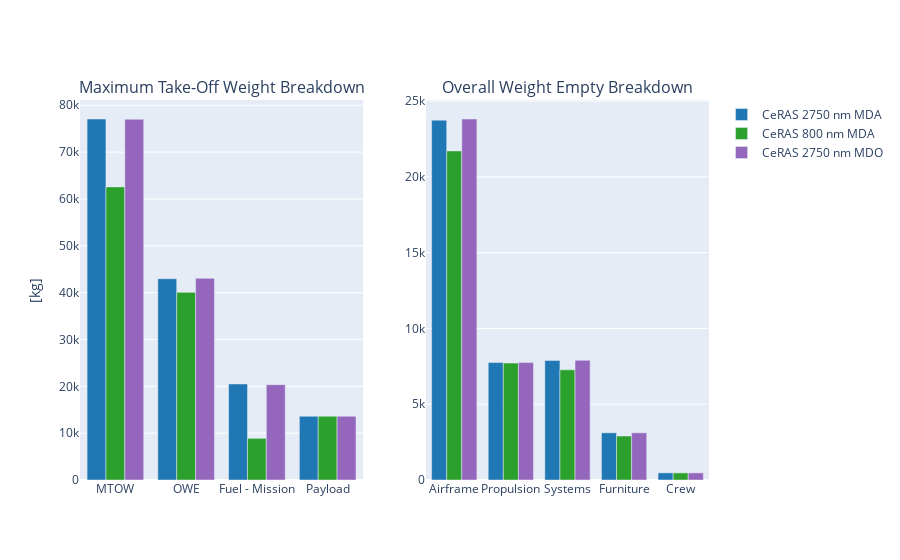

The code cell stored with this chart in its notebook:
### Markdown cell above
This second mass breakdown plot provides less detail but enables to compare designs.

### Code cell
fig = mass_breakdown_bar_plot(CeRAS_2750nm_MDA_OUTPUT_FILE, name='CeRAS 2750 nm MDA')
fig = mass_breakdown_bar_plot(CeRAS_800nm_MDA_OUTPUT_FILE, name='CeRAS 800 nm MDA', fig=fig)
fig = mass_breakdown_bar_plot(CeRAS_2750nm_MDO_OUTPUT_FILE, name='CeRAS 2750 nm MDO', fig=fig)
fig.show()

### Figure 1 — Plotly figure (JSON) as saved in the notebook; plotly's stock layout.template omitted (floating-point values rounded to 4 significant figures)
{"data": [{"marker": {"color": "rgb(31, 119, 180)"}, "name": "", "showlegend": false, "type": "bar", "x": ["MTOW", "OWE", "Fuel - Mission", "Payload"], "xaxis": "x", "y": [77070.0, 42960.0, 20500.0, 13608], "yaxis": "y"}, {"marker": {"color": "rgb(31, 119, 180)"}, "name": "CeRAS 2750 nm MDA", "type": "bar", "x": ["Airframe", "Propulsion", "Systems", "Furniture", "Crew"], "xaxis": "x2", "y": [23740.0, 7748.0, 7890.0, 3112.0, 470], "yaxis": "y2"}, {"marker": {"color": "rgb(44, 160, 44)"}, "name": "", "showlegend": false, "type": "bar", "x": ["MTOW", "OWE", "Fuel - Mission", "Payload"], "xaxis": "x", "y": [62580.0, 40070.0, 8896.0, 13608], "yaxis": "y"}, {"marker": {"color": "rgb(44, 160, 44)"}, "name": "CeRAS 800 nm MDA", "type": "bar", "x": ["Airframe", "Propulsion", "Systems", "Furniture", "Crew"], "xaxis": "x2", "y": [21710.0, 7716.0, 7271.0, 2902.0, 470], "yaxis": "y2"}, {"marker": {"color": "rgb(148, 103, 189)"}, "name": "", "showlegend": false, "type": "bar", "x": ["MTOW", "OWE", "Fuel - Mission", "Payload"], "xaxis": "x", "y": [77010.0, 43050.0, 20350.0, 13608], "yaxis": "y"}, {"marker": {"color": "rgb(148, 103, 189)"}, "name": "CeRAS 2750 nm MDO", "type": "bar", "x": ["Airframe", "Propulsion", "Systems", "Furniture", "Crew"], "xaxis": "x2", "y": [23820.0, 7750.0, 7899.0, 3112.0, 470], "yaxis": "y2"}], "layout": {"annotations": [{"font": {"size": 16}, "showarrow": false, "text": "Maximum Take-Off Weight Breakdown", "x": 0.225, "xanchor": "center", "xref": "paper", "y": 1, "yanchor": "bottom", "yref": "paper"}, {"font": {"size": 16}, "showarrow": false, "text": "Overall Weight Empty Breakdown", "x": 0.775, "xanchor": "center", "xref": "paper", "y": 1, "yanchor": "bottom", "yref": "paper"}], "xaxis": {"anchor": "y", "domain": [0, 0.45]}, "xaxis2": {"anchor": "y2", "domain": [0.55, 1]}, "yaxis": {"anchor": "x", "domain": [0, 1], "title": {"text": "[kg]"}}, "yaxis2": {"anchor": "x2", "domain": [0, 1]}}}
